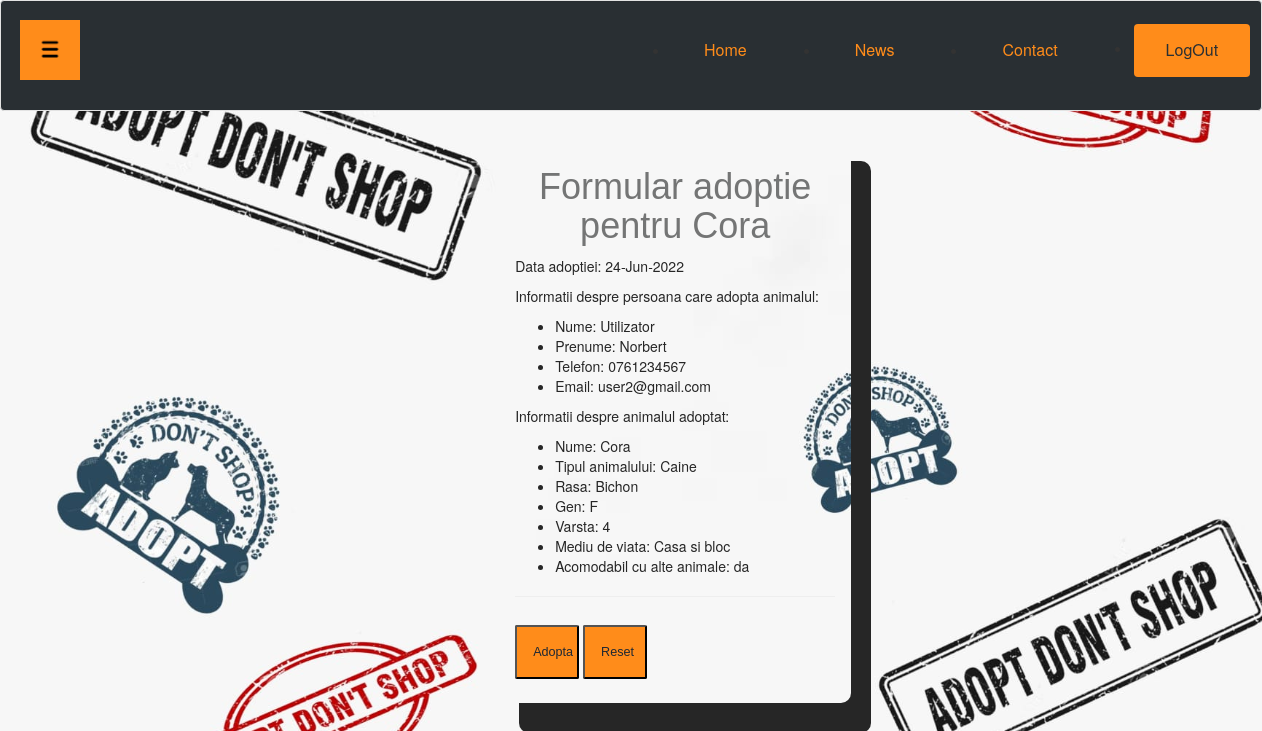
The app's page /php/adoptaAnimal.php?id_animal=2 (signed in) with its own data.
### tables this page shows
CREATE TABLE `animale` (
  `id_animal` varchar(255) NOT NULL,
  `nume` varchar(255) NOT NULL,
  `tip_animal` varchar(255) NOT NULL,
  `rasa` varchar(255) NOT NULL,
  `gen` varchar(255) NOT NULL,
  `varsta` varchar(255) NOT NULL,
  `mediu_viata` varchar(255) NOT NULL,
  `acomodabil` varchar(255) NOT NULL,
  `descriere` text NOT NULL,
  `adoptat` varchar(255) NOT NULL,
  `imagine_ref` varchar(255) NOT NULL
);

CREATE TABLE `utilizatori` (
  `id_utilizator` varchar(255) NOT NULL,
  `nume` varchar(255) NOT NULL,
  `prenume` varchar(255) NOT NULL,
  `email` varchar(255) NOT NULL,
  `parola` varchar(255) NOT NULL,
  `telefon` varchar(255) NOT NULL
);

### php/adoptaAnimal.php (the view, shortened to what this page needs)
<!DOCTYPE html>
<?php
include("../include/inHeaderUser.php");
$id_animal = $_GET['id_animal'];
$select_animal = $conn->prepare("select * from animale where id_animal=?");
$select_animal->execute(array($id_animal));
$animal = $select_animal->fetch();
$nume_a = $animal['nume'];
$tip_a = $animal['tip_animal'];
$rasa_a = $animal['rasa'];
$gen_a = $animal['gen'];
$varsta_a = $animal['varsta'];
$mediu_a = $animal['mediu_viata'];
$acomodabil_a = $animal['acomodabil'];
$id_utilizator = $_SESSION['id_utilizator'];
$select_utilizator = $conn->prepare("select * from utilizatori where id_utilizator=?");
$select_utilizator->execute(array($id_utilizator));
$utilizator = $select_utilizator->fetch();
$nume_u = $utilizator['nume'];
$prenume_u = $utilizator['prenume'];
$email_u = $utilizator['email'];
$telefon_u = $utilizator['telefon'];
$data_adoptie = date("d-M-Y");
?>
<link rel="stylesheet" type="text/css" href="../css/admin.css">
<body background="../imagini/adoptie.jpg"></body>
<div class="content">
    <form action="" method="post" enctype="multipart/form-data">
        <div class="container1">
            <div class="container">
                <div id="formular">
                    <h1 align="center" class="a">Formular adoptie pentru <?php echo $animal['nume']; ?> </h1>
                    <p>Data adoptiei: <?php echo $data_adoptie; ?> </p>
                    <p>Informatii despre persoana care adopta animalul:
                        <ul>
                            <li>
                                Nume: <?php echo $nume_u;?>
                            </li>
                            <li>
                                Prenume: <?php echo $prenume_u;?>
                            </li>
                            <li>
                                Telefon: <?php echo $telefon_u;?>
                            </li>
                            <li>
                                Email: <?php echo $email_u;?>
                            </li>
                        </ul>
                    </p>
                    <p>Informatii despre animalul adoptat:
                        <ul>
                            <li>
                                Nume: <?php echo $nume_a;?>
                            </li>
                            <li>
                                Tipul animalului: <?php echo $tip_a;?>
                            </li>
                            <li>
                                Rasa: <?php echo $rasa_a;?>
                            </li>
                            <li>
                                Gen: <?php echo $gen_a;?>
                            </li>
                            <li>
                                Varsta: <?php echo $varsta_a;?>
                            </li>
                            <li>
                                Mediu de viata: <?php echo $mediu_a;?>
                            </li>
                            <li>
                                Acomodabil cu alte animale: <?php echo $acomodabil_a;?>
                            </li>
                        </ul>
                    </p>
                </div>
                <hr>
                <button class="submit" type="submit" name="submit">Adopta</button>
                <button class="reset" type="reset">Reset</button>
            </div>
        </div>
    </form>
</div>

### css/admin.css (style rules this page uses)
* { box-sizing: border-box; }
html,body { height: 100%; margin: 0; }
body { background-color:white; }
body.logged { overflow-x: hidden; -webkit-background-size: cover; -moz-background-size: cover; -o-background-size: cover; background-size: cover; }
.container1 { width: 93%; height: 50%; padding-bottom: 70px; float: right; }
.container { width:30%; height:70%; padding: 16px; filter:opacity(200%); margin:auto; border-radius:10px; color: #262626; box-shadow: 20px 30px; }
button.submit, button.reset { color: #1f2833;; padding: 16px; margin: 8px 0; border-radius:2px; cursor: pointer; width: 20%; font-family: "Raleway", sans-serif; font-size: max(10px, 1vw); }
button.submit { background-color: #ff8c1a; }
button.reset { background-color:#ff8c1a; }
h1.a { font-family: "Raleway", sans-serif; color: #747575; }
.content { min-height: 100%; margin-bottom: -100px; }

### records on screen
animale: nume "Cora", tip_animal "Caine", rasa "Bichon", gen "F", varsta "4", mediu_viata "Casa si bloc", acomodabil "da"
utilizatori: nume "Utilizator", prenume "Norbert", telefon "0761234567", email "user2@gmail.com"
